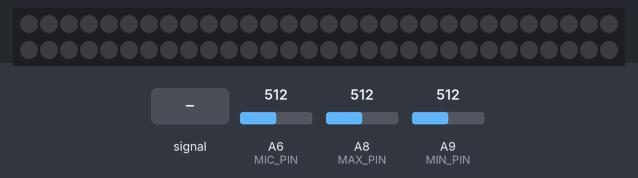
The sketch below on a simulated Arduino Mega 2560, built with avr-gcc and run on an emulated ATmega2560. On the bench: 60 RGB LEDs in strip order, left to right, continuing on the next row. The test bench sets the inputs (shaded band); at power-on: A6 (MIC_PIN) = 512, A8 (MAX_PIN) = 512, A9 (MIN_PIN) = 512. Dim RGB values are drawn brighter than linear.

Above: at 1.2 s.
1.3 s: A6 (MIC_PIN) fed a 2 Hz sine of ±306 counts around its level
At 1.75 s:
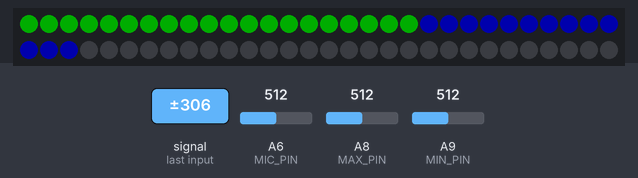
At 2.49 s:
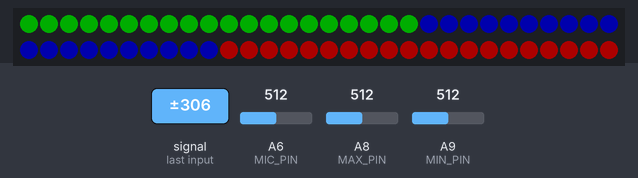
3.6 s: A6 (MIC_PIN) set to 716
At 4.71 s:
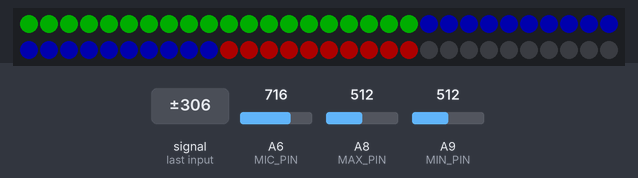

The sketch:

sonometer.ino
```cpp
// -------------------------------------------------------------------------------
// Sonometer for Classroom 1.0
// pierre@fabriqueurs
//--------------------------------------------------------------------------------

// required librairies
#include <Adafruit_NeoPixel.h>
#include <math.h>
#include <SPI.h>

// constants definition
#define N_PIXELS  60      // Number of pixels in the strip
#define MIC_PIN   A6      // Analog pin attached to Microphone output
#define LED_PIN   52      // Pin connected to NeoPixel LED strip input
#define MAX_PIN   A8      // Pin connected to "high level control" potentiometer
#define MIN_PIN   A9      // Pin connected to "low level control" potentiometer

#define SAMPLE_WINDOW 100 // Sample window for average level (in ms)
#define NOISE     12      // Noise in mic output signal

#define INPUT_FLOOR_MIN 1     //Min Lower range of mic analog output
#define INPUT_FLOOR_MAX 50    //Max Lower range of mic analog output
#define INPUT_CEILING_MIN 60  //Min upper range of mic analog output
#define INPUT_CEILING_MAX 200 //Max upper range of mic analog output


unsigned int sample;
int previousC = INPUT_CEILING_MIN;

Adafruit_NeoPixel strip = Adafruit_NeoPixel(N_PIXELS, LED_PIN, NEO_GRB + NEO_KHZ800);

// ----------- fscale function --------------
// Floating Point Autoscale Function V0.1
// Written by Paul Badger 2007
// Modified from code by Greg Shakar
float fscale( float originalMin,
              float originalMax,
              float newBegin,
              float newEnd,
              float inputValue,
              float curve){

  float OriginalRange = 0;
  float NewRange = 0;
  float zeroRefCurVal = 0;
  float normalizedCurVal = 0;
  float rangedValue = 0;
  boolean invFlag = 0;


  // condition curve parameter
  // limit range

  if (curve > 10) curve = 10;
  if (curve < -10) curve = -10;

  curve = (curve * -.1) ; // - invert and scale - this seems more intuitive - postive numbers give more weight to high end on output
  curve = pow(10, curve); // convert linear scale into lograthimic exponent for other pow function


  // Check for out of range inputValues
  if (inputValue < originalMin) {
    inputValue = originalMin;
  }
  if (inputValue > originalMax) {
    inputValue = originalMax;
  }

  // Zero Refference the values
  OriginalRange = originalMax - originalMin;

  if (newEnd > newBegin){
    NewRange = newEnd - newBegin;
  }
  else
  {
    NewRange = newBegin - newEnd;
    invFlag = 1;
  }

  zeroRefCurVal = inputValue - originalMin;
  normalizedCurVal  =  zeroRefCurVal / OriginalRange;   // normalize to 0 - 1 float

  // Check for originalMin > originalMax  - the math for all other cases i.e. negative numbers seems to work out fine
  if (originalMin > originalMax ) {
    return 0;
  }

  if (invFlag == 0){
    rangedValue =  (pow(normalizedCurVal, curve) * NewRange) + newBegin;

  }
  else     // invert the ranges
  {
    rangedValue =  newBegin - (pow(normalizedCurVal, curve) * NewRange);
  }

  return rangedValue;
}
//-----------------------------------------------------------------------------------


// light-on leds between two points
void drawLine(uint8_t from, uint8_t to) {

  //  -- start by lighting all on ---
  int max_green = N_PIXELS/3;
  int max_bleu = max_green + N_PIXELS/3;
  // green
  for (int i=0; i<max_green; i++){
    strip.setPixelColor(i, 0,255,0);
  }
  // yellow
  for (int i=max_green; i<max_bleu; i++){
    strip.setPixelColor(i, 0,0,255);
  }
  // red
  for (int i=max_bleu; i<=N_PIXELS-1; i++){
    strip.setPixelColor(i, 255,0,0);
  }

  uint8_t fromTemp;
  if (from > to) {
    fromTemp = from;
    from = to;
    to = fromTemp;
  }

  for(int i=from; i<=to; i++){
    strip.setPixelColor(i,0,0,0);
  }

  strip.show();
}

// Adjust  floor level for from analog input ('low level' potentiometer)
int getFloorLevel(){
    int valRead= analogRead(MIN_PIN);
    long valMin= INPUT_FLOOR_MIN + (INPUT_FLOOR_MAX - INPUT_FLOOR_MIN)*long(valRead)/1023;
    return(int(valMin));
}

// Adjust  ceiling level for from analog input ('high level' potentiometer)
int getCeilingLevel(){
    int valRead= analogRead(MAX_PIN);
    long valMax= INPUT_CEILING_MIN + (INPUT_CEILING_MAX - INPUT_CEILING_MIN)*long(valRead)/1023;
    return(int(valMax));
}

//-----------------------------------------------------------------------------------

void setup()
{
  analogReference(DEFAULT);
  strip.begin();
  strip.setBrightness(50);
  strip.show(); // Initialize all pixels to 'off'
//  Serial.begin(115200);
}

void loop()
{
  unsigned long startMillis= millis();  // Start of sample window
  int level;

  unsigned int signalMax = 0;
  unsigned int signalMin = 65535;
  long signalAv = 0;
  int numSample = 0;
  long sumSample = 0;

  unsigned int sample;
  int c;


  // collect data within the sample window (in mS)
  while (millis() - startMillis < SAMPLE_WINDOW)
  {
    sample = analogRead(MIC_PIN);

    // get min and max and what's needed for average (sum and number of samples)
    if (sample > signalMax)
    {
      signalMax = sample;
    }
    else if  (sample < signalMin){
      signalMin = sample;
    }
    sumSample = sumSample + sample;
    numSample++;
  }

  // compute average
  signalAv = sumSample / numSample;

  // compute amplitude
  level = signalMax - signalMin;


  //Scale the input logarithmically instead of linearly
  c = fscale(getFloorLevel(), getCeilingLevel(), strip.numPixels(), 0, (float)level, 2);

  if (c > (int)strip.numPixels()){
    c=(int)strip.numPixels();
  }

  //  progressive rise
  while (c < previousC) {
    delay(5);
    previousC--;
    drawLine(strip.numPixels(), strip.numPixels()-previousC);
  }

  //  drop 1 by 1
  if (c > previousC) {
    previousC++;
    drawLine(strip.numPixels(), strip.numPixels()-previousC);
  }
}
```

Measured:
- after the input at 1.3 s, the LEDs: first change at once (image 1 shows a later state)
